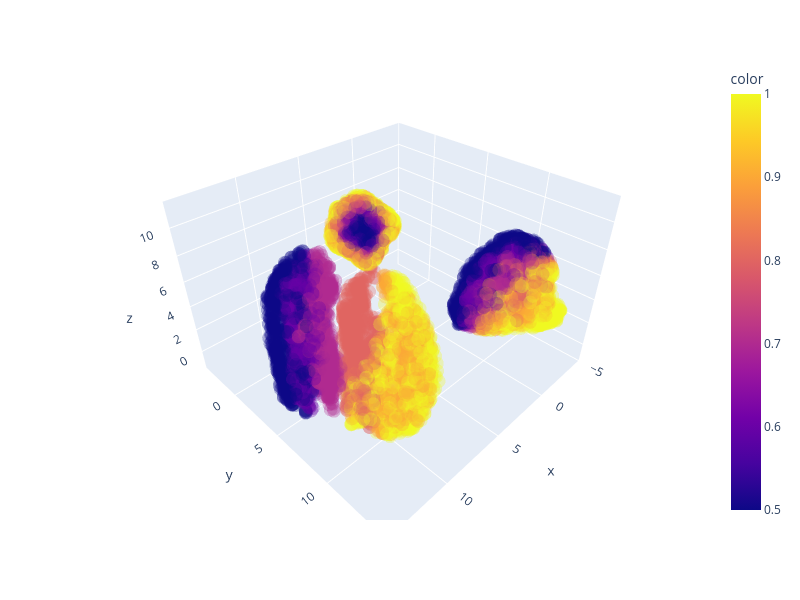

The code cell stored with this chart in its notebook:
### Code cell
x, y, z = proj[idx[:10000]].T

color = gen_factor[idx[:10000], 1]

fig = px.scatter_3d(x=x, y=y, z=z,color=color, size_max=0.1, opacity=0.3, height=600, width=800)
fig.write_html(f"../plots/{model}-dsprites-train_embeddings-shaded-by-scale.html")
fig

### Figure 1 — Plotly figure (JSON) as saved in the notebook; plotly's stock layout.template omitted (floating-point values rounded to 4 significant figures; data arrays with more than 128 entries replaced by an {"elided": "..."} marker saying what was removed)
{"data": [{"hovertemplate": "x=%{x}<br>y=%{y}<br>z=%{z}<br>color=%{marker.color}<extra></extra>", "legendgroup": "", "marker": {"color": {"elided": "10000 float values"}, "coloraxis": "coloraxis", "opacity": 0.3, "symbol": "circle"}, "mode": "markers", "name": "", "scene": "scene", "showlegend": false, "type": "scatter3d", "x": {"elided": "10000 float values"}, "y": {"elided": "10000 float values"}, "z": {"elided": "10000 float values"}}], "layout": {"coloraxis": {"colorbar": {"title": {"text": "color"}}, "colorscale": [[0, "#0d0887"], [0.1111, "#46039f"], [0.2222, "#7201a8"], [0.3333, "#9c179e"], [0.4444, "#bd3786"], [0.5556, "#d8576b"], [0.6667, "#ed7953"], [0.7778, "#fb9f3a"], [0.8889, "#fdca26"], [1, "#f0f921"]]}, "height": 600, "legend": {"tracegroupgap": 0}, "margin": {"t": 60}, "scene": {"domain": {"x": [0, 1], "y": [0, 1]}, "xaxis": {"title": {"text": "x"}}, "yaxis": {"title": {"text": "y"}}, "zaxis": {"title": {"text": "z"}}}, "width": 800}}
